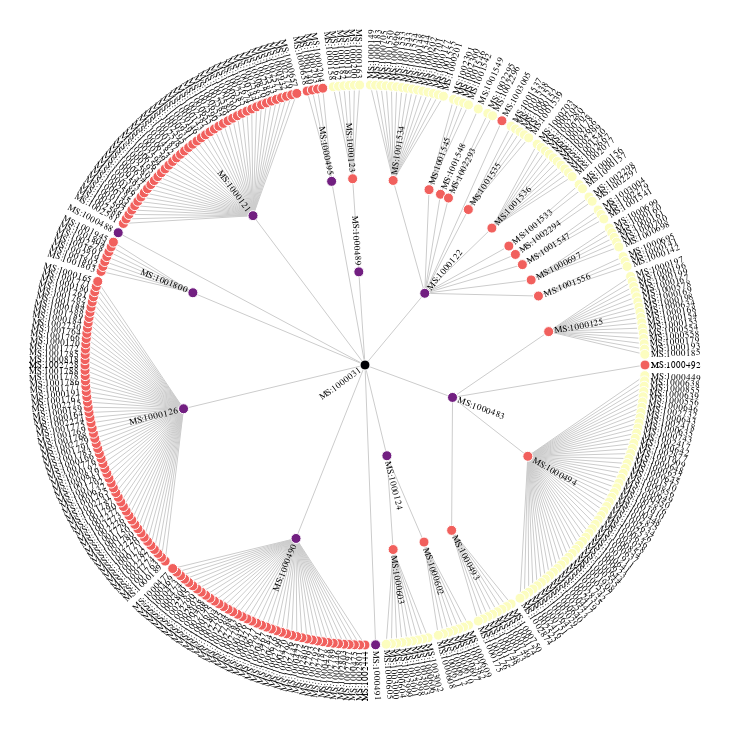

Notebook code cell kept with this figure:
### Markdown cell above
Now that we have our tree structure, we can render it simply with [Vega](https://vega.github.io/) to get a better idea of the classes we are inspecting:

### Code cell
import json
import urllib.request

# Let's use the Vega radial tree example as a basis of the visualization
view = json.load(urllib.request.urlopen("https://vega.github.io/vega/examples/radial-tree-layout.vg.json"))

# First replace the default data with our own
view['data'][0].pop('url')
view['data'][0]['values'] = data
view['marks'][1]['encode']['enter']['tooltip'] = {"signal": "datum.desc"}
view['signals'][4]['value'] = 'cluster'

# Render the clustered tree
display({"application/vnd.vega.v5+json": view}, raw=True)

### Figure 1 — Vega specification as saved in the notebook (floating-point values rounded to 4 significant figures; data arrays with more than 128 entries replaced by an {"elided": "..."} marker saying what was removed)
{"$schema": "https://vega.github.io/schema/vega/v5.json", "autosize": "none", "data": [{"name": "tree", "transform": [{"key": "id", "parentKey": "parent", "type": "stratify"}, {"as": ["alpha", "radius", "depth", "children"], "method": {"signal": "layout"}, "size": [1, {"signal": "radius"}], "type": "tree"}, {"as": "angle", "expr": "(rotate + extent * datum.alpha + 270) % 360", "type": "formula"}, {"as": "radians", "expr": "PI * datum.angle / 180", "type": "formula"}, {"as": "leftside", "expr": "inrange(datum.angle, [90, 270])", "type": "formula"}, {"as": "x", "expr": "originX + datum.radius * cos(datum.radians)", "type": "formula"}, {"as": "y", "expr": "originY + datum.radius * sin(datum.radians)", "type": "formula"}], "values": {"elided": "333 records"}}, {"name": "links", "source": "tree", "transform": [{"type": "treelinks"}, {"orient": "radial", "shape": {"signal": "links"}, "sourceX": "source.radians", "sourceY": "source.radius", "targetX": "target.radians", "targetY": "target.radius", "type": "linkpath"}]}], "description": "An example of a radial layout for a node-link diagram of hierarchical data.", "height": 720, "marks": [{"encode": {"update": {"path": {"field": "path"}, "stroke": {"value": "#ccc"}, "x": {"signal": "originX"}, "y": {"signal": "originY"}}}, "from": {"data": "links"}, "type": "path"}, {"encode": {"enter": {"size": {"value": 100}, "stroke": {"value": "#fff"}, "tooltip": {"signal": "datum.desc"}}, "update": {"fill": {"field": "depth", "scale": "color"}, "x": {"field": "x"}, "y": {"field": "y"}}}, "from": {"data": "tree"}, "type": "symbol"}, {"encode": {"enter": {"baseline": {"value": "middle"}, "fontSize": {"value": 9}, "text": {"field": "name"}}, "update": {"align": {"signal": "datum.leftside ? 'right' : 'left'"}, "angle": {"signal": "datum.leftside ? datum.angle - 180 : datum.angle"}, "dx": {"signal": "(datum.leftside ? -1 : 1) * 6"}, "opacity": {"signal": "labels ? 1 : 0"}, "x": {"field": "x"}, "y": {"field": "y"}}}, "from": {"data": "tree"}, "type": "text"}], "padding": 5, "scales": [{"domain": {"data": "tree", "field": "depth"}, "name": "color", "range": {"scheme": "magma"}, "type": "linear", "zero": true}], "signals": [{"bind": {"input": "checkbox"}, "name": "labels", "value": true}, {"bind": {"input": "range", "max": 600, "min": 20}, "name": "radius", "value": 280}, {"bind": {"input": "range", "max": 360, "min": 0, "step": 1}, "name": "extent", "value": 360}, {"bind": {"input": "range", "max": 360, "min": 0, "step": 1}, "name": "rotate", "value": 0}, {"bind": {"input": "radio", "options": ["tidy", "cluster"]}, "name": "layout", "value": "cluster"}, {"bind": {"input": "select", "options": ["line", "curve", "diagonal", "orthogonal"]}, "name": "links", "value": "line"}, {"name": "originX", "update": "width / 2"}, {"name": "originY", "update": "height / 2"}], "width": 720}
